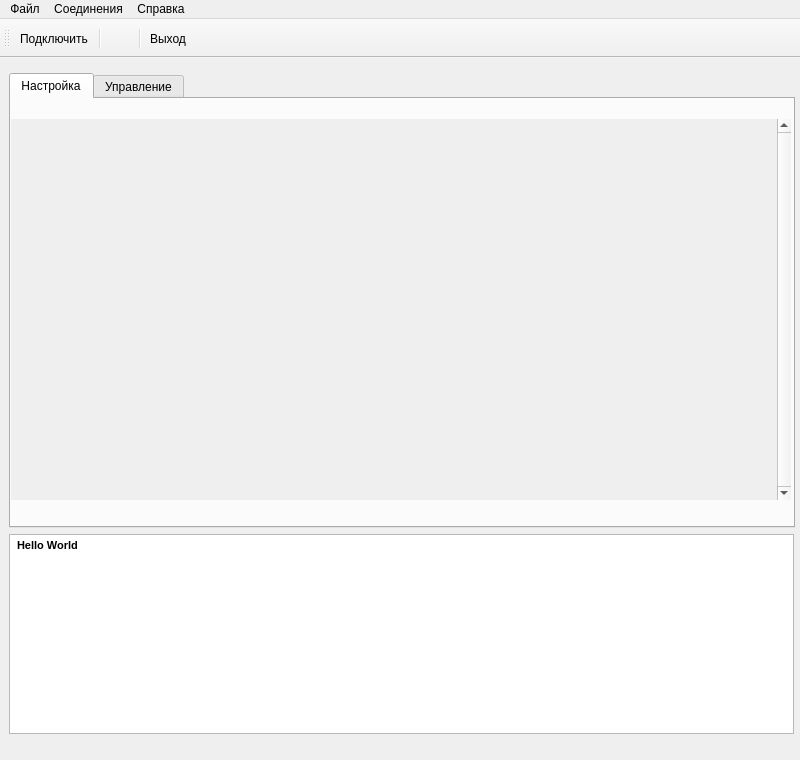
<?xml version="1.0" encoding="UTF-8"?>
<ui version="4.0">
 <class>rcForm</class>
 <widget class="QMainWindow" name="rcForm">
  <property name="geometry">
   <rect>
    <x>0</x>
    <y>0</y>
    <width>800</width>
    <height>760</height>
   </rect>
  </property>
  <property name="sizePolicy">
   <sizepolicy hsizetype="Fixed" vsizetype="Fixed">
    <horstretch>0</horstretch>
    <verstretch>0</verstretch>
   </sizepolicy>
  </property>
  <property name="minimumSize">
   <size>
    <width>800</width>
    <height>625</height>
   </size>
  </property>
  <property name="maximumSize">
   <size>
    <width>800</width>
    <height>16777215</height>
   </size>
  </property>
  <property name="font">
   <font>
    <pointsize>9</pointsize>
   </font>
  </property>
  <property name="windowTitle">
   <string>RC NXT</string>
  </property>
  <widget class="QWidget" name="centralWidget">
   <widget class="QWidget" name="verticalLayoutWidget_2">
    <property name="geometry">
     <rect>
      <x>4</x>
      <y>10</y>
      <width>796</width>
      <height>671</height>
     </rect>
    </property>
    <layout class="QVBoxLayout" name="verticalLayout_3" stretch="1,1">
     <property name="sizeConstraint">
      <enum>QLayout::SetMaximumSize</enum>
     </property>
     <property name="margin">
      <number>5</number>
     </property>
     <item>
      <widget class="QTabWidget" name="tabWidget">
       <property name="sizePolicy">
        <sizepolicy hsizetype="Maximum" vsizetype="Maximum">
         <horstretch>20</horstretch>
         <verstretch>20</verstretch>
        </sizepolicy>
       </property>
       <property name="minimumSize">
        <size>
         <width>786</width>
         <height>300</height>
        </size>
       </property>
       <property name="maximumSize">
        <size>
         <width>786</width>
         <height>700</height>
        </size>
       </property>
       <property name="sizeIncrement">
        <size>
         <width>800</width>
         <height>600</height>
        </size>
       </property>
       <property name="baseSize">
        <size>
         <width>800</width>
         <height>600</height>
        </size>
       </property>
       <property name="font">
        <font>
         <family>Ubuntu</family>
         <pointsize>9</pointsize>
        </font>
       </property>
       <property name="contextMenuPolicy">
        <enum>Qt::DefaultContextMenu</enum>
       </property>
       <property name="tabPosition">
        <enum>QTabWidget::North</enum>
       </property>
       <property name="tabShape">
        <enum>QTabWidget::Rounded</enum>
       </property>
       <property name="currentIndex">
        <number>0</number>
       </property>
       <property name="usesScrollButtons">
        <bool>true</bool>
       </property>
       <property name="documentMode">
        <bool>false</bool>
       </property>
       <property name="tabsClosable">
        <bool>false</bool>
       </property>
       <property name="movable">
        <bool>false</bool>
       </property>
       <widget class="QWidget" name="tab">
        <attribute name="title">
         <string>Настройка</string>
        </attribute>
        <widget class="QScrollArea" name="tabScroll">
         <property name="geometry">
          <rect>
           <x>0</x>
           <y>20</y>
           <width>780</width>
           <height>381</height>
          </rect>
         </property>
         <property name="minimumSize">
          <size>
           <width>780</width>
           <height>300</height>
          </size>
         </property>
         <property name="maximumSize">
          <size>
           <width>780</width>
           <height>900</height>
          </size>
         </property>
         <property name="frameShape">
          <enum>QFrame::NoFrame</enum>
         </property>
         <property name="frameShadow">
          <enum>QFrame::Sunken</enum>
         </property>
         <property name="verticalScrollBarPolicy">
          <enum>Qt::ScrollBarAlwaysOn</enum>
         </property>
         <property name="horizontalScrollBarPolicy">
          <enum>Qt::ScrollBarAlwaysOff</enum>
         </property>
         <property name="widgetResizable">
          <bool>true</bool>
         </property>
         <property name="alignment">
          <set>Qt::AlignLeading|Qt::AlignLeft|Qt::AlignTop</set>
         </property>
         <widget class="QWidget" name="tabScrollContents">
          <property name="geometry">
           <rect>
            <x>0</x>
            <y>0</y>
            <width>763</width>
            <height>381</height>
           </rect>
          </property>
          <property name="minimumSize">
           <size>
            <width>0</width>
            <height>0</height>
           </size>
          </property>
         </widget>
        </widget>
       </widget>
       <widget class="QWidget" name="tab_2">
        <attribute name="title">
         <string>Управление</string>
        </attribute>
        <widget class="QScrollArea" name="tab2Scroll">
         <property name="geometry">
          <rect>
           <x>0</x>
           <y>0</y>
           <width>775</width>
           <height>471</height>
          </rect>
         </property>
         <property name="frameShape">
          <enum>QFrame::NoFrame</enum>
         </property>
         <property name="verticalScrollBarPolicy">
          <enum>Qt::ScrollBarAlwaysOn</enum>
         </property>
         <property name="widgetResizable">
          <bool>true</bool>
         </property>
         <widget class="QWidget" name="tab2ScrollContents">
          <property name="geometry">
           <rect>
            <x>0</x>
            <y>0</y>
            <width>758</width>
            <height>471</height>
           </rect>
          </property>
         </widget>
        </widget>
       </widget>
      </widget>
     </item>
     <item>
      <widget class="QTextEdit" name="console">
       <property name="sizePolicy">
        <sizepolicy hsizetype="Maximum" vsizetype="Fixed">
         <horstretch>0</horstretch>
         <verstretch>100</verstretch>
        </sizepolicy>
       </property>
       <property name="minimumSize">
        <size>
         <width>785</width>
         <height>0</height>
        </size>
       </property>
       <property name="maximumSize">
        <size>
         <width>785</width>
         <height>200</height>
        </size>
       </property>
       <property name="font">
        <font>
         <pointsize>10</pointsize>
        </font>
       </property>
       <property name="horizontalScrollBarPolicy">
        <enum>Qt::ScrollBarAsNeeded</enum>
       </property>
       <property name="undoRedoEnabled">
        <bool>false</bool>
       </property>
       <property name="html">
        <string>&lt;!DOCTYPE HTML PUBLIC &quot;-//W3C//DTD HTML 4.0//EN&quot; &quot;http://www.w3.org/TR/REC-html40/strict.dtd&quot;&gt;
&lt;html&gt;&lt;head&gt;&lt;meta name=&quot;qrichtext&quot; content=&quot;1&quot; /&gt;&lt;style type=&quot;text/css&quot;&gt;
p, li { white-space: pre-wrap; }
&lt;/style&gt;&lt;/head&gt;&lt;body style=&quot; font-family:'MS Shell Dlg 2'; font-size:10pt; font-weight:400; font-style:normal;&quot;&gt;
&lt;p style=&quot; margin-top:0px; margin-bottom:0px; margin-left:0px; margin-right:0px; -qt-block-indent:0; text-indent:0px;&quot;&gt;&lt;img src=&quot;:/error.png&quot; width=&quot;16&quot; height=&quot;16&quot; /&gt;&lt;span style=&quot; font-size:8pt;&quot;&gt; &lt;/span&gt;&lt;span style=&quot; font-size:8pt; font-weight:600;&quot;&gt;Hello World&lt;/span&gt;&lt;/p&gt;&lt;/body&gt;&lt;/html&gt;</string>
       </property>
       <property name="textInteractionFlags">
        <set>Qt::TextSelectableByMouse</set>
       </property>
      </widget>
     </item>
    </layout>
   </widget>
  </widget>
  <widget class="QMenuBar" name="menuBar">
   <property name="geometry">
    <rect>
     <x>0</x>
     <y>0</y>
     <width>800</width>
     <height>21</height>
    </rect>
   </property>
   <widget class="QMenu" name="menu">
    <property name="title">
     <string>Файл</string>
    </property>
    <addaction name="action"/>
    <addaction name="action_2"/>
    <addaction name="separator"/>
    <addaction name="quit"/>
   </widget>
   <widget class="QMenu" name="menu_2">
    <property name="title">
     <string>Соединения</string>
    </property>
    <addaction name="connect"/>
    <addaction name="separator"/>
    <addaction name="add"/>
   </widget>
   <widget class="QMenu" name="menu_3">
    <property name="title">
     <string>Справка</string>
    </property>
    <addaction name="about"/>
   </widget>
   <addaction name="menu"/>
   <addaction name="menu_2"/>
   <addaction name="menu_3"/>
  </widget>
  <widget class="QToolBar" name="mainToolBar">
   <property name="sizeIncrement">
    <size>
     <width>24</width>
     <height>24</height>
    </size>
   </property>
   <property name="contextMenuPolicy">
    <enum>Qt::DefaultContextMenu</enum>
   </property>
   <property name="windowTitle">
    <string>Главная панель</string>
   </property>
   <property name="allowedAreas">
    <set>Qt::BottomToolBarArea|Qt::TopToolBarArea</set>
   </property>
   <property name="iconSize">
    <size>
     <width>24</width>
     <height>24</height>
    </size>
   </property>
   <property name="toolButtonStyle">
    <enum>Qt::ToolButtonTextUnderIcon</enum>
   </property>
   <attribute name="toolBarArea">
    <enum>TopToolBarArea</enum>
   </attribute>
   <attribute name="toolBarBreak">
    <bool>false</bool>
   </attribute>
   <addaction name="connect"/>
   <addaction name="separator"/>
   <addaction name="sep"/>
   <addaction name="separator"/>
   <addaction name="quit"/>
  </widget>
  <action name="action">
   <property name="icon">
    <iconset>
     <normaloff>:/save.png</normaloff>:/save.png</iconset>
   </property>
   <property name="text">
    <string>Сохранить</string>
   </property>
  </action>
  <action name="action_2">
   <property name="icon">
    <iconset>
     <normaloff>:/open.png</normaloff>:/open.png</iconset>
   </property>
   <property name="text">
    <string>Загрузить</string>
   </property>
  </action>
  <action name="quit">
   <property name="icon">
    <iconset>
     <normaloff>:/exit.png</normaloff>:/exit.png</iconset>
   </property>
   <property name="text">
    <string>Выход</string>
   </property>
   <property name="shortcutContext">
    <enum>Qt::WindowShortcut</enum>
   </property>
   <property name="visible">
    <bool>true</bool>
   </property>
  </action>
  <action name="connect">
   <property name="checkable">
    <bool>true</bool>
   </property>
   <property name="icon">
    <iconset>
     <normaloff>:/connect.png</normaloff>
     <normalon>:/disconnect.png</normalon>:/connect.png</iconset>
   </property>
   <property name="text">
    <string>Подключить</string>
   </property>
   <property name="toolTip">
    <string>Подключить</string>
   </property>
  </action>
  <action name="about">
   <property name="text">
    <string>О программе</string>
   </property>
  </action>
  <action name="sep">
   <property name="enabled">
    <bool>false</bool>
   </property>
   <property name="text">
    <string/>
   </property>
   <property name="toolTip">
    <string>Разделитель для вставки</string>
   </property>
   <property name="visible">
    <bool>false</bool>
   </property>
  </action>
  <action name="add">
   <property name="text">
    <string>Добавить блок</string>
   </property>
  </action>
 </widget>
 <layoutdefault spacing="6" margin="11"/>
 <resources/>
 <connections>
  <connection>
   <sender>quit</sender>
   <signal>triggered()</signal>
   <receiver>rcForm</receiver>
   <slot>close()</slot>
   <hints>
    <hint type="sourcelabel">
     <x>-1</x>
     <y>-1</y>
    </hint>
    <hint type="destinationlabel">
     <x>398</x>
     <y>401</y>
    </hint>
   </hints>
  </connection>
 </connections>
</ui>
